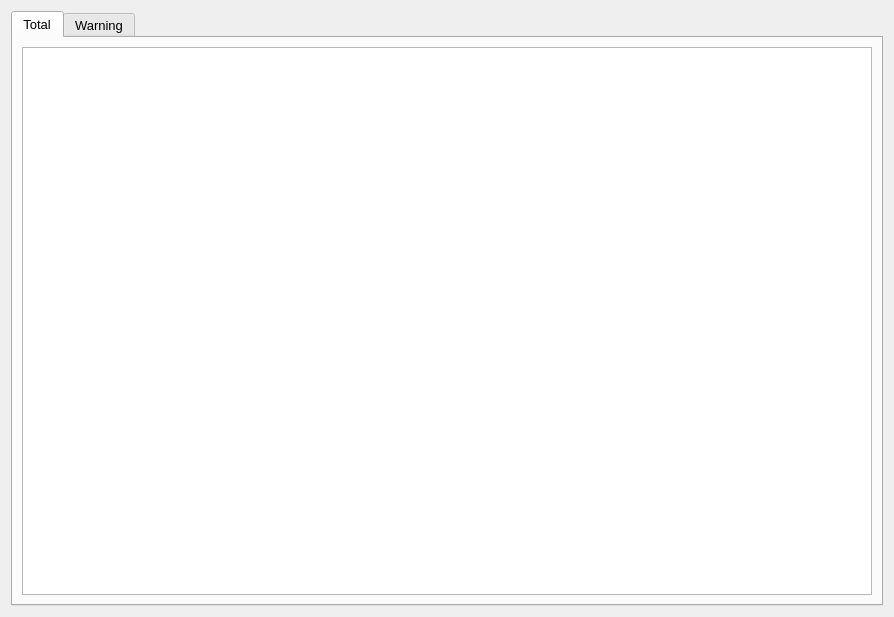
<?xml version="1.0" encoding="UTF-8"?>
<ui version="4.0">
 <class>DebugRecordPage</class>
 <widget class="QWidget" name="DebugRecordPage">
  <property name="geometry">
   <rect>
    <x>0</x>
    <y>0</y>
    <width>894</width>
    <height>617</height>
   </rect>
  </property>
  <property name="windowTitle">
   <string>Form</string>
  </property>
  <layout class="QVBoxLayout" name="verticalLayout">
   <item>
    <widget class="QTabWidget" name="tabWidget">
     <property name="font">
      <font>
       <pointsize>10</pointsize>
      </font>
     </property>
     <property name="currentIndex">
      <number>0</number>
     </property>
     <widget class="QWidget" name="tab_total">
      <attribute name="title">
       <string>Total</string>
      </attribute>
      <layout class="QVBoxLayout" name="verticalLayout_2">
       <item>
        <widget class="QPlainTextEdit" name="plainTextEdit_total">
         <property name="maximumBlockCount">
          <number>1000</number>
         </property>
        </widget>
       </item>
      </layout>
     </widget>
     <widget class="QWidget" name="tab_warning">
      <attribute name="title">
       <string>Warning</string>
      </attribute>
      <layout class="QVBoxLayout" name="verticalLayout_3">
       <item>
        <widget class="QPlainTextEdit" name="plainTextEdit_warning">
         <property name="maximumBlockCount">
          <number>1000</number>
         </property>
        </widget>
       </item>
      </layout>
     </widget>
    </widget>
   </item>
  </layout>
 </widget>
 <resources/>
 <connections/>
</ui>
